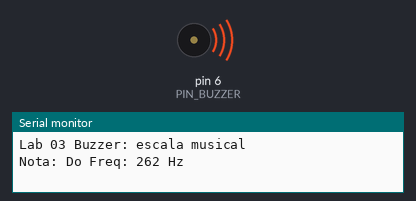
This sketch was run on a simulated Arduino Uno, built with avr-gcc and run on an emulated ATmega328P. Shown: buzzer (waves = sounding), the last lines printed to the serial monitor.

Above: at 0.15 s.
At 6.3 s:
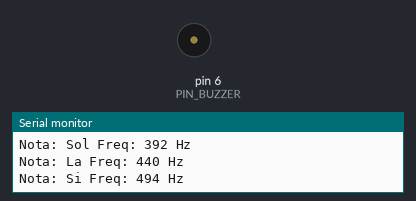
Timing chart, 0 to 7.9 s (numbered marks = the images above):
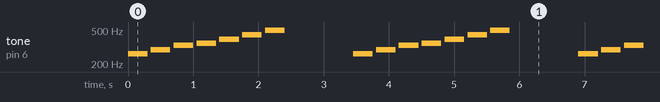

The sketch:

sketch.ino
```cpp
const int PIN_BUZZER = 6;

// Frecuencias de notas (Do-Re-Mi-Fa-Sol-La-Si)
int notas[] = {262, 294, 330, 349, 392, 440, 494};
String nombres[] = {"Do", "Re", "Mi", "Fa", "Sol", "La", "Si"};
int duracion = 300; // ms por nota

void setup() {
  Serial.begin(9600);
  Serial.println("Lab 03 Buzzer: escala musical");
}

void loop() {
  // Tocar escala ascendente
  for (int i = 0; i < 7; i++) {
    Serial.print("Nota: ");
    Serial.print(nombres[i]);
    Serial.print(" Freq: ");
    Serial.print(notas[i]);
    Serial.println(" Hz");

    tone(PIN_BUZZER, notas[i], duracion);
    delay(duracion + 50); // Pequeña pausa entre notas
  }

  noTone(PIN_BUZZER); // Detener tono
  delay(1000); // Pausa entre escalas
}
```

Measured:
- by itself, tone on pin 6 (PIN_BUZZER): repeats every 3.5 s: silent 0.05 s, 294 Hz 0.30 s, silent 0.05 s, 330 Hz 0.30 s, silent 0.05 s, 349 Hz 0.30 s, silent 0.05 s, 392 Hz 0.30 s, silent 0.05 s, 440 Hz 0.30 s, silent 0.05 s, 494 Hz 0.30 s, silent 1.1 s, 262 Hz 0.30 s
